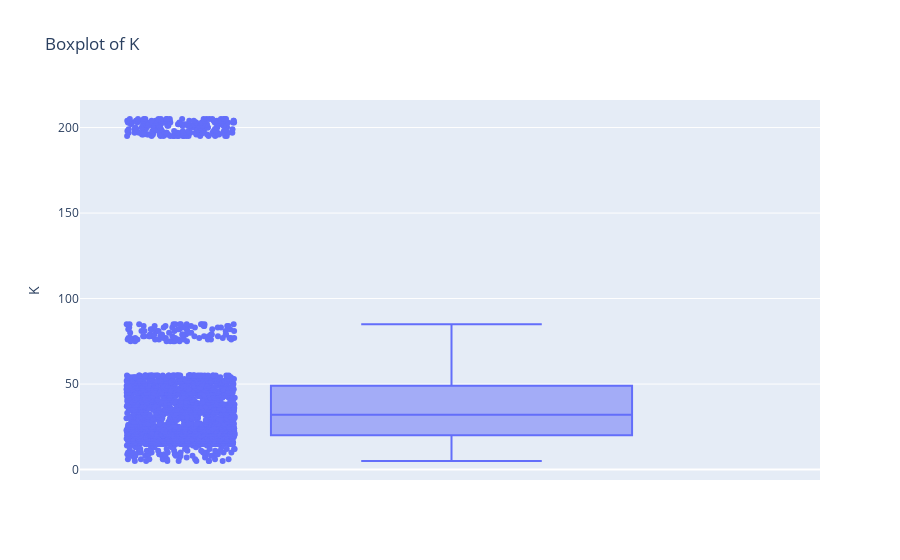

Write notebook code for a chart like this one.
### Code cell
fig= px.box(data, y="K",points="all",title="Boxplot of K")
fig.show()

### Figure 1 — Plotly figure (JSON) as saved in the notebook; plotly's stock layout.template omitted (floating-point values rounded to 4 significant figures; data arrays with more than 128 entries replaced by an {"elided": "..."} marker saying what was removed)
{"data": [{"alignmentgroup": "True", "boxpoints": "all", "hovertemplate": "K=%{y}<extra></extra>", "legendgroup": "", "marker": {"color": "#636efa"}, "name": "", "notched": false, "offsetgroup": "", "orientation": "v", "showlegend": false, "type": "box", "x0": " ", "xaxis": "x", "y": {"elided": "2200 int values"}, "y0": " ", "yaxis": "y"}], "layout": {"boxmode": "group", "legend": {"tracegroupgap": 0}, "title": {"text": "Boxplot of K"}, "xaxis": {"anchor": "y", "domain": [0, 1]}, "yaxis": {"anchor": "x", "domain": [0, 1], "title": {"text": "K"}}}}
